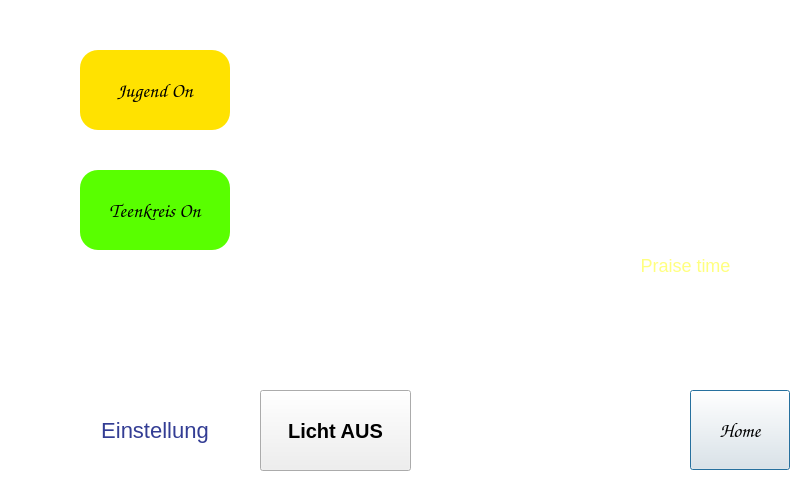
<?xml version="1.0" encoding="UTF-8"?>
<ui version="4.0">
 <class>Licht</class>
 <widget class="QDialog" name="Licht">
  <property name="geometry">
   <rect>
    <x>0</x>
    <y>0</y>
    <width>800</width>
    <height>480</height>
   </rect>
  </property>
  <property name="minimumSize">
   <size>
    <width>800</width>
    <height>480</height>
   </size>
  </property>
  <property name="maximumSize">
   <size>
    <width>800</width>
    <height>480</height>
   </size>
  </property>
  <property name="windowTitle">
   <string>Dialog</string>
  </property>
  <property name="styleSheet">
   <string notr="true">#Licht{
background-image:url(:/new/bilder/bilder/backgroundlich.png);
background-color: white;
widthe: 100px; height:80px;
width:800px; 
height:480px;
}</string>
  </property>
  <widget class="QPushButton" name="pushButtonHome">
   <property name="geometry">
    <rect>
     <x>690</x>
     <y>390</y>
     <width>100</width>
     <height>80</height>
    </rect>
   </property>
   <property name="sizePolicy">
    <sizepolicy hsizetype="Fixed" vsizetype="Fixed">
     <horstretch>0</horstretch>
     <verstretch>0</verstretch>
    </sizepolicy>
   </property>
   <property name="minimumSize">
    <size>
     <width>100</width>
     <height>80</height>
    </size>
   </property>
   <property name="maximumSize">
    <size>
     <width>100</width>
     <height>80</height>
    </size>
   </property>
   <property name="font">
    <font>
     <family>Comic Sans MS</family>
     <pointsize>15</pointsize>
    </font>
   </property>
   <property name="styleSheet">
    <string notr="true">QPushButton{

border-image:url(:/new/bilder/bilder/home.png) 1;
border-width: 1px;
}</string>
   </property>
   <property name="text">
    <string>Home</string>
   </property>
  </widget>
  <widget class="QPushButton" name="pushButtonJugend">
   <property name="geometry">
    <rect>
     <x>80</x>
     <y>50</y>
     <width>150</width>
     <height>80</height>
    </rect>
   </property>
   <property name="sizePolicy">
    <sizepolicy hsizetype="Fixed" vsizetype="Fixed">
     <horstretch>0</horstretch>
     <verstretch>0</verstretch>
    </sizepolicy>
   </property>
   <property name="minimumSize">
    <size>
     <width>100</width>
     <height>80</height>
    </size>
   </property>
   <property name="maximumSize">
    <size>
     <width>150</width>
     <height>80</height>
    </size>
   </property>
   <property name="font">
    <font>
     <family>Comic Sans MS</family>
     <pointsize>15</pointsize>
    </font>
   </property>
   <property name="styleSheet">
    <string notr="true">#pushButtonJugend{
background-color: rgb(255, 226, 0);
border-radius: 18px;

}</string>
   </property>
   <property name="text">
    <string>Jugend On</string>
   </property>
   <property name="checkable">
    <bool>true</bool>
   </property>
  </widget>
  <widget class="QPushButton" name="pushButtonTeenkreis">
   <property name="geometry">
    <rect>
     <x>80</x>
     <y>170</y>
     <width>150</width>
     <height>80</height>
    </rect>
   </property>
   <property name="sizePolicy">
    <sizepolicy hsizetype="Fixed" vsizetype="Fixed">
     <horstretch>0</horstretch>
     <verstretch>0</verstretch>
    </sizepolicy>
   </property>
   <property name="minimumSize">
    <size>
     <width>100</width>
     <height>80</height>
    </size>
   </property>
   <property name="maximumSize">
    <size>
     <width>150</width>
     <height>80</height>
    </size>
   </property>
   <property name="font">
    <font>
     <family>Comic Sans MS</family>
     <pointsize>15</pointsize>
    </font>
   </property>
   <property name="styleSheet">
    <string notr="true">#pushButtonTeenkreis{
background-color:rgb(89, 255, 0);
border-radius: 18px;

}</string>
   </property>
   <property name="text">
    <string>Teenkreis On</string>
   </property>
   <property name="checkable">
    <bool>true</bool>
   </property>
  </widget>
  <widget class="QPushButton" name="pushButtonPraisTime">
   <property name="geometry">
    <rect>
     <x>590</x>
     <y>150</y>
     <width>191</width>
     <height>141</height>
    </rect>
   </property>
   <property name="sizePolicy">
    <sizepolicy hsizetype="Fixed" vsizetype="Fixed">
     <horstretch>0</horstretch>
     <verstretch>0</verstretch>
    </sizepolicy>
   </property>
   <property name="minimumSize">
    <size>
     <width>100</width>
     <height>80</height>
    </size>
   </property>
   <property name="maximumSize">
    <size>
     <width>1000</width>
     <height>800</height>
    </size>
   </property>
   <property name="font">
    <font>
     <pointsize>-1</pointsize>
    </font>
   </property>
   <property name="styleSheet">
    <string notr="true">#pushButtonPraisTime{
	background-image: url(:/new/bilder/bilder/praisedark.png);
	background-position: right;
	border-radius: 18px;
	color:rgb(255, 255, 127);
	font-size: 18px;
	padding: 90px 0px 0px 0px ;
}

#pushButtonPraisTime:hover{
	background-image: url(:/new/bilder/bilder/praise.png);
	font-size: 28px;
}</string>
   </property>
   <property name="text">
    <string>Praise time</string>
   </property>
   <property name="checkable">
    <bool>true</bool>
   </property>
  </widget>
  <widget class="QPushButton" name="pushButtonEinstellung">
   <property name="geometry">
    <rect>
     <x>80</x>
     <y>390</y>
     <width>150</width>
     <height>80</height>
    </rect>
   </property>
   <property name="sizePolicy">
    <sizepolicy hsizetype="Fixed" vsizetype="Fixed">
     <horstretch>0</horstretch>
     <verstretch>0</verstretch>
    </sizepolicy>
   </property>
   <property name="minimumSize">
    <size>
     <width>150</width>
     <height>80</height>
    </size>
   </property>
   <property name="maximumSize">
    <size>
     <width>150</width>
     <height>80</height>
    </size>
   </property>
   <property name="font">
    <font>
     <pointsize>-1</pointsize>
    </font>
   </property>
   <property name="styleSheet">
    <string notr="true">#pushButtonEinstellung{
background-image:url(:/new/bilder/bilder/einstelung.png);
height:30px; width: 20px;
color:rgb(51, 61, 148);
background-color: transparent;
border: 5px;
border-radius:10px;
background-repeat: none;
font-size: 22px;

}</string>
   </property>
   <property name="text">
    <string>Einstellung</string>
   </property>
  </widget>
  <widget class="QPushButton" name="pushButtonMovie">
   <property name="geometry">
    <rect>
     <x>600</x>
     <y>50</y>
     <width>151</width>
     <height>111</height>
    </rect>
   </property>
   <property name="sizePolicy">
    <sizepolicy hsizetype="Fixed" vsizetype="Fixed">
     <horstretch>0</horstretch>
     <verstretch>0</verstretch>
    </sizepolicy>
   </property>
   <property name="minimumSize">
    <size>
     <width>100</width>
     <height>80</height>
    </size>
   </property>
   <property name="maximumSize">
    <size>
     <width>1000</width>
     <height>800</height>
    </size>
   </property>
   <property name="font">
    <font>
     <family>Comic Sans MS</family>
     <pointsize>15</pointsize>
    </font>
   </property>
   <property name="styleSheet">
    <string notr="true">#pushButtonMovie{
background-image:url(:/new/bilder/bilder/movieback.png);
background-position: center;
background-repeat: none;
background-color:transparent;
border-radius: 18px;
color:white;


}

#pushButtonMovie:hover{
color:rgb(71, 80, 255);
font-size:36px;
}</string>
   </property>
   <property name="text">
    <string>Movie</string>
   </property>
   <property name="checkable">
    <bool>true</bool>
   </property>
  </widget>
  <widget class="QPushButton" name="pushButtonLichtAus">
   <property name="geometry">
    <rect>
     <x>260</x>
     <y>390</y>
     <width>151</width>
     <height>81</height>
    </rect>
   </property>
   <property name="font">
    <font>
     <family>MS UI Gothic</family>
     <pointsize>15</pointsize>
     <weight>75</weight>
     <bold>true</bold>
    </font>
   </property>
   <property name="text">
    <string>Licht AUS</string>
   </property>
  </widget>
 </widget>
 <resources/>
 <connections>
  <connection>
   <sender>pushButtonHome</sender>
   <signal>clicked()</signal>
   <receiver>Licht</receiver>
   <slot>close()</slot>
   <hints>
    <hint type="sourcelabel">
     <x>712</x>
     <y>431</y>
    </hint>
    <hint type="destinationlabel">
     <x>638</x>
     <y>424</y>
    </hint>
   </hints>
  </connection>
 </connections>
</ui>
